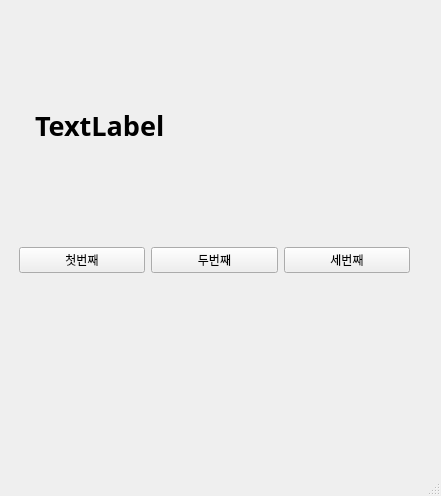
<?xml version="1.0" encoding="UTF-8"?>
<ui version="4.0">
 <class>MainWindow</class>
 <widget class="QMainWindow" name="MainWindow">
  <property name="geometry">
   <rect>
    <x>0</x>
    <y>0</y>
    <width>441</width>
    <height>496</height>
   </rect>
  </property>
  <property name="windowTitle">
   <string>MainWindow</string>
  </property>
  <widget class="QWidget" name="centralwidget">
   <widget class="QWidget" name="horizontalLayoutWidget">
    <property name="geometry">
     <rect>
      <x>19</x>
      <y>200</y>
      <width>391</width>
      <height>121</height>
     </rect>
    </property>
    <layout class="QHBoxLayout" name="horizontalLayout">
     <item>
      <widget class="QPushButton" name="pushButton_2">
       <property name="text">
        <string>첫번째</string>
       </property>
      </widget>
     </item>
     <item>
      <widget class="QPushButton" name="pushButton_3">
       <property name="text">
        <string>두번째</string>
       </property>
      </widget>
     </item>
     <item>
      <widget class="QPushButton" name="pushButton">
       <property name="text">
        <string>세번째</string>
       </property>
      </widget>
     </item>
    </layout>
   </widget>
   <widget class="QLabel" name="label">
    <property name="geometry">
     <rect>
      <x>35</x>
      <y>80</y>
      <width>371</width>
      <height>91</height>
     </rect>
    </property>
    <property name="font">
     <font>
      <family>맑은 고딕</family>
      <pointsize>20</pointsize>
      <weight>75</weight>
      <bold>true</bold>
     </font>
    </property>
    <property name="text">
     <string>TextLabel</string>
    </property>
   </widget>
  </widget>
  <widget class="QMenuBar" name="menubar">
   <property name="geometry">
    <rect>
     <x>0</x>
     <y>0</y>
     <width>441</width>
     <height>21</height>
    </rect>
   </property>
  </widget>
  <widget class="QStatusBar" name="statusbar"/>
 </widget>
 <resources/>
 <connections>
  <connection>
   <sender>pushButton_2</sender>
   <signal>clicked()</signal>
   <receiver>MainWindow</receiver>
   <slot>firstClick()</slot>
   <hints>
    <hint type="sourcelabel">
     <x>63</x>
     <y>285</y>
    </hint>
    <hint type="destinationlabel">
     <x>140</x>
     <y>369</y>
    </hint>
   </hints>
  </connection>
  <connection>
   <sender>pushButton_3</sender>
   <signal>clicked()</signal>
   <receiver>MainWindow</receiver>
   <slot>secondClick()</slot>
   <hints>
    <hint type="sourcelabel">
     <x>226</x>
     <y>284</y>
    </hint>
    <hint type="destinationlabel">
     <x>253</x>
     <y>375</y>
    </hint>
   </hints>
  </connection>
  <connection>
   <sender>pushButton</sender>
   <signal>clicked()</signal>
   <receiver>MainWindow</receiver>
   <slot>thirdClick()</slot>
   <hints>
    <hint type="sourcelabel">
     <x>362</x>
     <y>281</y>
    </hint>
    <hint type="destinationlabel">
     <x>378</x>
     <y>376</y>
    </hint>
   </hints>
  </connection>
 </connections>
 <slots>
  <slot>firstClick()</slot>
  <slot>secondClick()</slot>
  <slot>thirdClick()</slot>
 </slots>
</ui>
